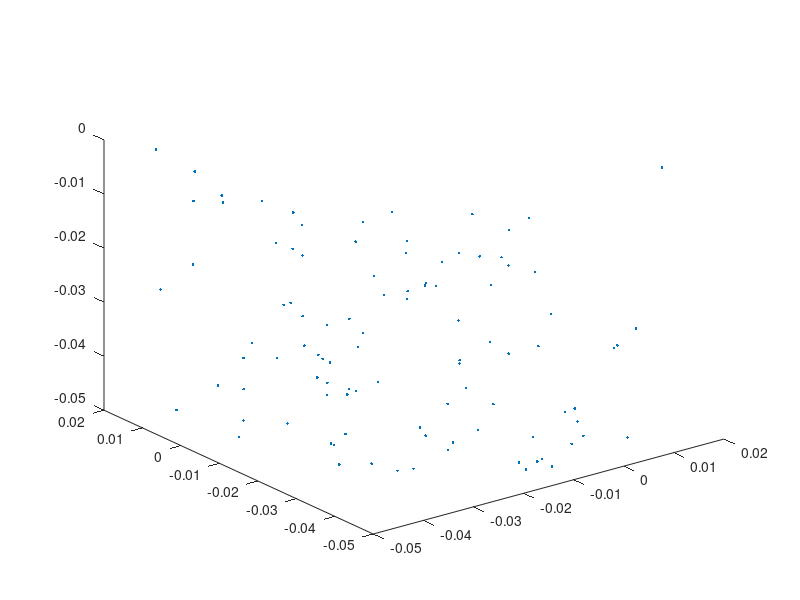

MATLAB code to generate this figure: (Note: this script raises an error after producing the figure.)
%this scripts computes the friction cone for each particle but in the paper
%i didnt yous the friction cone constraints
close all

r = 0.045;           % radii of cyl
cnt = [0,0,0];       % [x,y,z] center cyl
height = -0.05;      % height of cyl, is negative because the frame is on the top 
C = [0 0 0]';       %center of bottom circle
H = [0 0 height]';  %center of top circle
Sigma = eye(6)*0.0001;

b = pi/4;
Rtest = [[cos(b) -sin(b) 0]; [sin(b) cos(b) 0 ];[0 0 1]];

for i=1:100
    theta =  normrnd(pi, 0.5);
    x = r*cos(theta)+ cnt(1);
    y = r*sin(theta) +  cnt(2);
    z = rand()*height + cnt(3);
    chi(:, i) = Rtest*[x y z]';
end


plot3(chi(1,:), chi(2,:), chi(3,:), ".");

alpha  = -chi(3,end)*10;
ct = cos(-theta);
st = sin(-theta);
ca = cos(alpha);
sa = sin(alpha);
len = 0.1;
% R = eye(3);

Rz = [[0 0 1];[0 1 0];[-1 0 0]];
Rx = [[1 0 0];[0 ct -st];[0 st ct]];
Ry = [[ca 0 sa];[0 1 0];[-sa 0 ca]];
R = Rz*Rx*Ry;
R = Rtest*R;
o = [0 0 0]'+ chi(:,end);
n = R*[0 0 len]';
plotRF(R, o+n, len);

elevation = pi/4;

plot3(o(1), o(2), o(3), ".")
hold on
[x1, y1, z1] = sph2cart(45,elevation,len);
p1 = R*[x1, y1, z1]';
line([o(1), p1(1)], [o(2), p1(2)], [o(3), p1(3)])
[x2, y2, z2] = sph2cart(-45,elevation,len);
p2 = R*[x2, y2, z2]';
line([o(1), p2(1)], [o(2), p2(2)], [o(3), p2(3)])
[x3, y3, z3] = sph2cart(90,elevation,len);
p3 = R*[x3, y3, z3]';
line([o(1), p3(1)], [o(2), p3(2)], [o(3), p3(3)])
[x4, y4, z4] = sph2cart(-90,elevation,len);
p4 = R*[x4, y4, z4]';
line([o(1), p4(1)], [o(2), p4(2)], [o(3), p4(3)])

line([p1(1) p2(1)], [p1(2) p2(2)], [p1(3) p2(3)]);
line([p2(1) p4(1)], [p2(2) p4(2)], [p2(3) p4(3)]);
line([p3(1) p4(1)], [p3(2) p4(2)], [p3(3) p4(3)]);
line([p3(1) p1(1)], [p3(2) p1(2)], [p3(3) p1(3)]);

view(0, 90)

xlim([-0.5 0.5]);
ylim([-0.5 0.5]);
zlim([-0.5 0.5]);

grid on


function plotRF(R, tran, len)

    origin = tran;
    length_axis = len;
    x = R*[length_axis 0 0]'+tran;
    y = R*[0 length_axis 0]'+tran;
    z = R*[0 0 length_axis]'+tran;

    line([origin(1) x(1)], [origin(2) x(2)], [origin(3) x(3)],"color", "r", "lineWidth", 1);
    hold on 
    line([origin(1) y(1)], [origin(2) y(2)], [origin(3) y(3)],"color", "g", "lineWidth", 1);
    hold on 
    line([origin(1) z(1)], [origin(2) z(2)], [origin(3) z(3)],"color", "b", "lineWidth", 1);
    
end